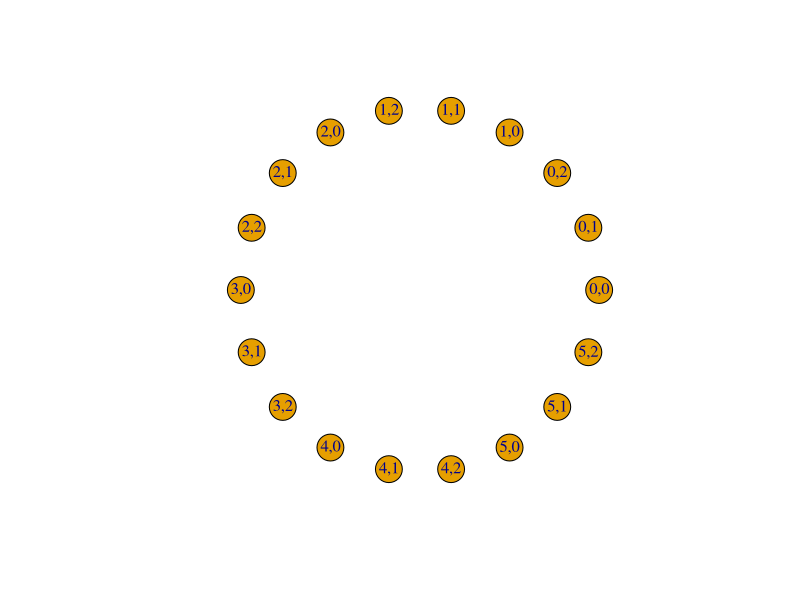
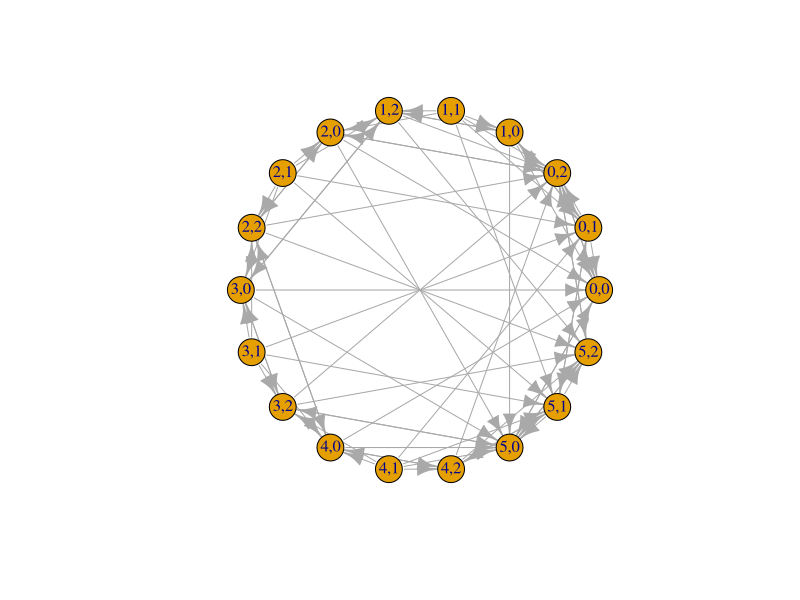
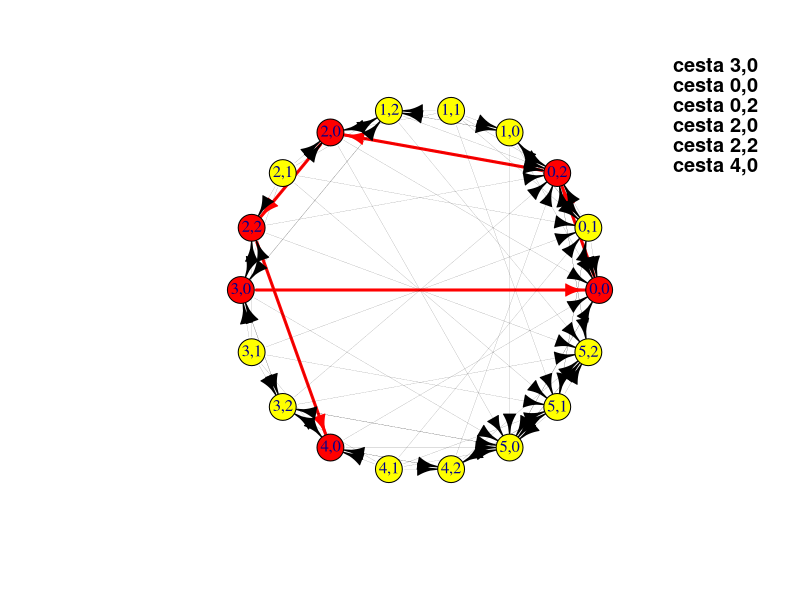

Generate these figures, in order, with R:
library(igraph)

PrvyKrcahObjem=5
DruhyKrcahObjem=2
CielovyObjem=4
g=graph.empty(n=(PrvyKrcahObjem+1)*(DruhyKrcahObjem+1), directed=TRUE)
mojVyzorGrafu=layout_in_circle

k=0
for(i in 0:PrvyKrcahObjem)
  for(j in 0:DruhyKrcahObjem) { 
    k=k+1
    V(g)[k]$x=i
    V(g)[k]$y=j
    V(g)[k]$label=paste(i, j, sep=",")
  }

plot(g, layout=layout_in_circle)

prelajPrvyDoDruheho=function(g,k) {
  if(V(g)[k]$x!=0 && V(g)[k]$y!=DruhyKrcahObjem) {
    daSaPreliat = min(V(g)[k]$x, DruhyKrcahObjem - V(g)[k]$y)
    xNovy=V(g)[k]$x-daSaPreliat
    yNovy=V(g)[k]$y+daSaPreliat
    koniecHrany=which(V(g)$label==paste(xNovy, yNovy, sep=","))
    g=add_edges(g, c(k,koniecHrany))
    cat("\n",c(k,koniecHrany))
  }
  return(g)
}

prelajDruhyDoprveho=function(g,k) {
  if(V(g)[k]$y!=0 && V(g)[k]$x!=PrvyKrcahObjem) {
    daSaPreliat = min(V(g)[k]$y, PrvyKrcahObjem - V(g)[k]$x)
    xNovy=V(g)[k]$x+daSaPreliat
    yNovy=V(g)[k]$y-daSaPreliat
    koniecHrany=which(V(g)$label==paste(xNovy, yNovy, sep=","))
    g=add_edges(g, c(k,koniecHrany))
    cat("\n",c(k,koniecHrany))
  }
  return(g)
}

nalajPrvy=function(g,k){
  if(V(g)[k]$x!=PrvyKrcahObjem) {
  xNovy=PrvyKrcahObjem
  yNovy=V(g)[k]$y
  koniecHrany=which(V(g)$label==paste(xNovy, yNovy, sep=","))
  g=add_edges(g, c(k,koniecHrany))
  cat("\n",c(k,koniecHrany))
}
return(g)
}

nalajDruhy=function(g,k){
  if(V(g)[k]$y!=DruhyKrcahObjem) {
    xNovy=V(g)[k]$x
    yNovy=DruhyKrcahObjem
    koniecHrany=which(V(g)$label==paste(xNovy, yNovy, sep=","))
    g=add_edges(g, c(k,koniecHrany))
    cat("\n",c(k,koniecHrany))
  }
  return(g)
}

vylajPrvy=function(g,k){
  if(V(g)[k]$x!=0) {
    xNovy=0
    yNovy=V(g)[k]$y
    koniecHrany=which(V(g)$label==paste(xNovy, yNovy, sep=","))
    g=add_edges(g, c(k,koniecHrany))
    cat("\n",c(k,koniecHrany))
  }
  return(g)
}

vylajDruhy=function(g,k){
  if(V(g)[k]$y!=0) {
    xNovy=V(g)[k]$x
    yNovy=0
    koniecHrany=which(V(g)$label==paste(xNovy, yNovy, sep=","))
    g=add_edges(g, c(k,koniecHrany))
    cat("\n",c(k,koniecHrany))
  }
  return(g)
}


for(k in 1:((PrvyKrcahObjem+1)*(DruhyKrcahObjem+1))) { 
    cat("\nk: ",k)
    g=prelajPrvyDoDruheho(g,k)
    g=prelajDruhyDoprveho(g,k)
    g=nalajPrvy(g,k)
    g=nalajDruhy(g,k)
    g=vylajPrvy(g,k)
    g=vylajDruhy(g,k)
}

plot(g, layout=layout_in_circle)

prehladajGrafDoSirky <- function(g,goal){
  D<-list()
  V(g)$col="green"
  prvyVrchol=which(V(g)$label==paste(3, 0, sep=","))
  D<-c(D,as_ids(V(g)[[prvyVrchol]]))
  V(g)$dist=0
  V(g)[[prvyVrchol]]$pred=NA
  while(length(D)>0) {
    uzolNaRade <- D[[1]]
    D <- D[-1]
    if(V(g)$col[uzolNaRade]=="red") next
    V(g)$col[uzolNaRade]="red"
    susedia=neighbors(g, uzolNaRade, mode = c("out"))
    susedia=unlist(V(g)[susedia][V(g)[susedia]$col!="red"])
    V(g)[setdiff(susedia,D)]$dist=V(g)[uzolNaRade]$dist+1
    V(g)[setdiff(susedia,D)]$pred=uzolNaRade
    D<-c(D,as_ids(susedia)) 
  }
  cat("vrcholy:                       ",1:vcount(g),sep='\t')
  cat("\nvzdialenosti od 1. vrchola su: ",V(g)$dist,sep='\t')
  cat("\npredchodcovia vrcholov su: ",unlist(V(g)$pred),sep='\t')
  cesta=c(goal)
  while(!is.na(V(g)[[tail(cesta,1)]]$pred))
    cesta=c(cesta,V(g)[[tail(cesta,1)]]$pred)
  cesta=rev(cesta)
  cat("\ncesta z",V(g)[[1]]$label,"do",V(g)[[goal]]$label,": ",V(g)[cesta]$label,sep=' ')
  E(g)$color="black"
  E(g,path=cesta)$color="red"
  E(g)$weight=0.1
  E(g,path=cesta)$weight=3
  V(g)$col="yellow"
  V(g)[cesta]$col="red"
  plot(g, vertex.color=V(g)$col, edge.width= E(g)$weight, layout=mojVyzorGrafu)
  title(paste("cesta", V(g)[cesta]$label, sep=" "),adj=1., line = -2)
}

ktoryVrcholChcemNajst=which(V(g)$label==paste(CielovyObjem, 0, sep=","))
prehladajGrafDoSirky(g,ktoryVrcholChcemNajst)
